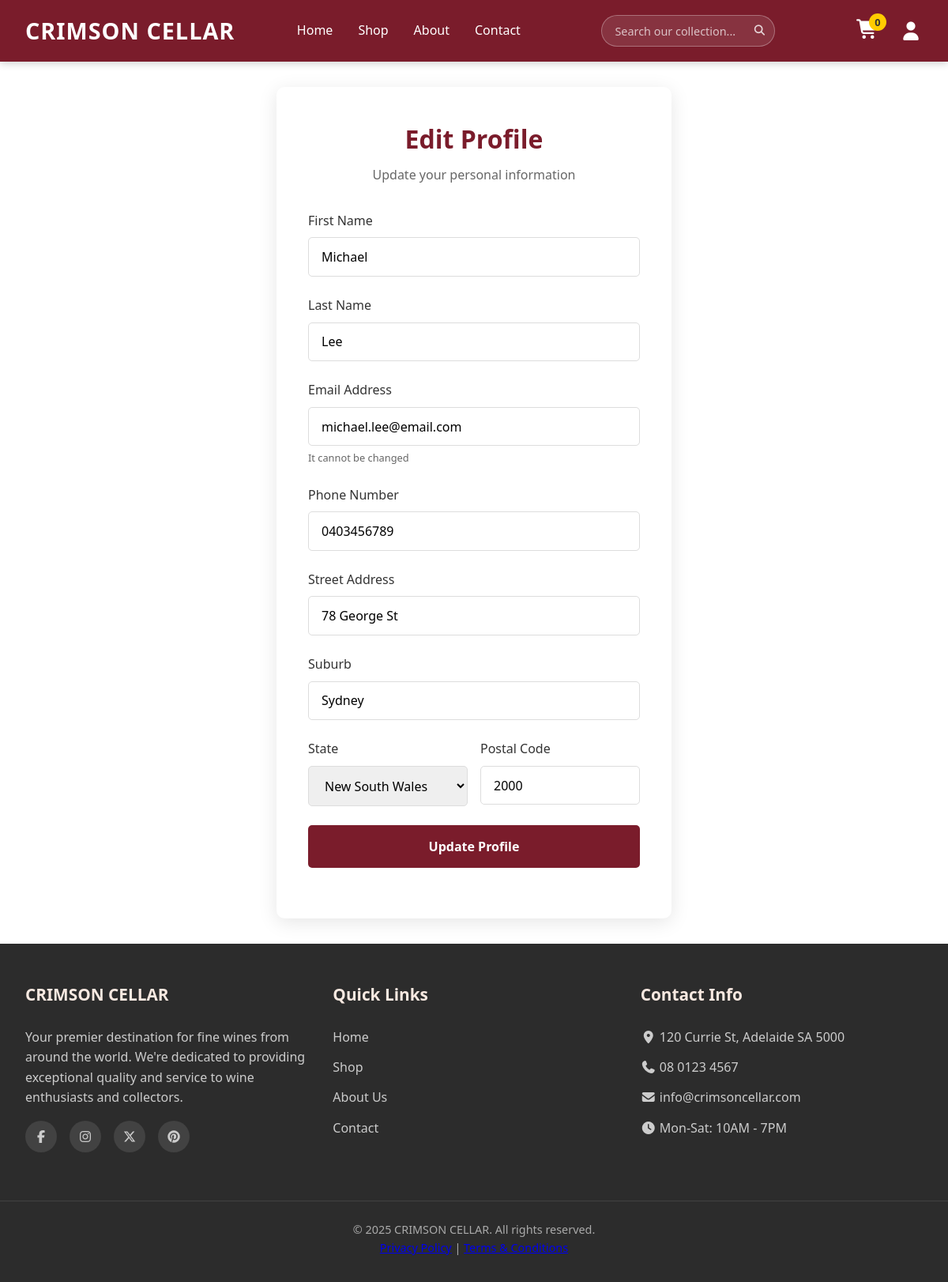
The page /api/profile_edit.php (signed in) on the database its author committed.
### tables this page shows
CREATE TABLE if not exists users (
    user_id INT AUTO_INCREMENT PRIMARY KEY,
    first_name VARCHAR(50) NOT NULL,
    last_name VARCHAR(50) NOT NULL,
    email VARCHAR(150) UNIQUE NOT NULL,
    password VARCHAR(255) NOT NULL,
    phone VARCHAR(20),
    street_address VARCHAR(255),
    suburb VARCHAR(100),
    state VARCHAR(10),
    postal_code VARCHAR(10),
    created_at TIMESTAMP DEFAULT CURRENT_TIMESTAMP,
    updated_at TIMESTAMP DEFAULT CURRENT_TIMESTAMP ON UPDATE CURRENT_TIMESTAMP
);

### api/profile_edit.php (the view, shortened to what this page needs)
<?php
require_once __DIR__ . '/../src/conn_db.php';
$userId = $_SESSION['user_id'];
$sql = "SELECT * FROM users WHERE user_id = ?";
$stmt = $conn->prepare($sql);
$stmt->bind_param("i", $userId);
$stmt->execute();
$result = $stmt->get_result();
$user = $result->fetch_assoc();
?>
<!DOCTYPE html>
<html lang="en">
<head>
    <link rel="stylesheet" href="https://cdnjs.cloudflare.com/ajax/libs/font-awesome/7.0.0/css/all.min.css">
    <link rel="stylesheet" href="style.css">
</head>
<body>
    <?php include __DIR__ . '/../src/header.php'; ?>
    <div class="register-container">
        <div class="register-content">
            <div class="register-header">
                <h1 class="register-title">Edit Profile</h1>
                <p class="register-subtitle">Update your personal information</p>
            </div>
            <form class="register-form" name="editProfileForm" method="post" action="profile_edit.php">
                <div class="form-group">
                    <label for="firstName" class="form-label">First Name</label>
                    <input type="text" id="firstName" name="firstName" class="form-input"
                    value="<?= htmlspecialchars($user['first_name'] ?? ''); ?>" required>
                </div>
                <div class="form-group">
                    <label for="lastName" class="form-label">Last Name</label>
                    <input type="text" id="lastName" name="lastName" class="form-input" placeholder="Your last name"
                    value="<?= htmlspecialchars($user['last_name'] ?? ''); ?>" required>
                </div>
                <div class="form-group">
                    <label for="email" class="form-label">Email Address</label>
                    <input type="email" id="email" name="email" class="form-input" placeholder="Your email address"
                    value="<?= htmlspecialchars($user['email'] ?? ''); ?>" readonly>
                    <small class="form-note">It cannot be changed</small>
                </div>
                <div class="form-group">
                    <label for="phone" class="form-label">Phone Number</label>
                    <input type="tel" id="phone" name="phone" class="form-input" placeholder="Your phone number"
                    value="<?= htmlspecialchars($user['phone'] ?? ''); ?>" required>
                </div>
                <div class="form-group">
                    <label for="street_address" class="form-label">Street Address</label>
                    <input type="text" id="street_address" name="street_address" class="form-input" placeholder="Your street address"
                    value="<?= htmlspecialchars($user['street_address'] ?? ''); ?>" required>
                </div>
                <div class="form-group">
                    <label for="suburb" class="form-label">Suburb</label>
                    <input type="text" id="suburb" name="suburb" class="form-input" placeholder="Your suburb"
                    value="<?= htmlspecialchars($user['suburb'] ?? ''); ?>" required>
                </div>
                <div class="form-row">
                    <div class="form-group">
                        <label for="state" class="form-label">State</label>
                        <select id="state" name="state" class="form-input" required>
                            <option value="NSW" <?= (($user['state'] ?? '') == 'NSW') ? 'selected' : ''; ?>>New South Wales</option>
                        </select>
                    </div>
                    <div class="form-group">
                        <label for="postal_code" class="form-label">Postal Code</label>
                        <input type="text" id="postal_code" name="postal_code" class="form-input" placeholder="Postal code"
                        value="<?= htmlspecialchars($user['postal_code'] ?? ''); ?>" required>
                    </div>
                </div>
                <button type="submit" class="register-btn">Update Profile</button>
            </form>
        </div>
    </div>
    <?php include __DIR__ . '/../src/footer.php'; ?>
</body>
</html>

### public/style.css (style rules this page uses)
:root { --primary: #7a1c2b; --secondary: #f8e9e1; --light: #ffffff; --dark: #2c2c2c; --accent: #c56c6c; --gray: #f5f5f5; }
* { margin: 0; padding: 0; box-sizing: border-box; font-family: 'Segoe UI', Tahoma, Geneva, Verdana, sans-serif; }
body { background: var(--light); color: var(--dark); line-height: 1.6; overflow-x: hidden; }
.form-group { margin-bottom: 1.5rem; }
.form-label { display: block; margin-bottom: 0.5rem; font-weight: 500; color: #333; }
.form-input { width: 100%; padding: 0.8rem 1rem; border: 1px solid #ddd; border-radius: 5px; font-size: 1rem; transition: border-color 0.3s; }
.form-note { display: block; margin-top: 0.3rem; font-size: 0.8rem; color: #666; }
.form-row { display: grid; grid-template-columns: 1fr 1fr; gap: 1rem; }
.register-container { max-width: 1000px; margin: 2rem auto; padding: 0 1.5rem; display: flex; justify-content: center; align-items: center; min-height: 80vh; }
.register-content { width: 100%; max-width: 500px; background: white; border-radius: 10px; overflow: hidden; box-shadow: 0 5px 25px rgba(0, 0, 0, 0.1); padding: 2.5rem; }
.register-header { text-align: center; margin-bottom: 2rem; }
.register-title { font-size: 2rem; color: var(--primary); margin-bottom: 0.5rem; }
.register-subtitle { color: #666; }
.register-form { width: 100%; }
.register-btn { width: 100%; padding: 1rem; background: var(--primary); color: white; border: none; border-radius: 5px; font-size: 1rem; font-weight: bold; cursor: pointer; transition: background 0.3s; margin-bottom: 1.5rem; }

### rows shown on the page
users: firstName "Michael", lastName "Lee", email "michael.lee@email.com", phone "0403456789", street_address "78 George St", suburb "Sydney", state "New South Wales", postal_code "2000"

### other values the page prints
$cart->get_total_items() "0"
